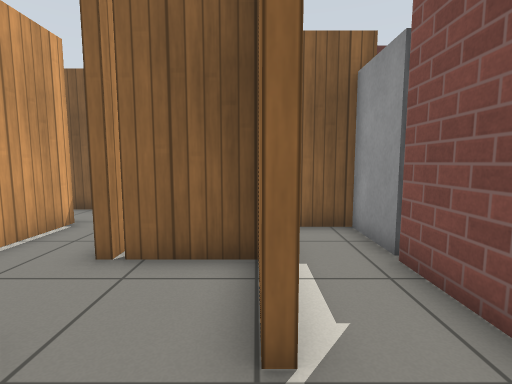
view 1 (above)

18 first-person views from a walk through a Gazebo world. The camera is 0.86 m above the floor, tilts 6° down and sees 85° across. The floor is counted in squares, 0.5 m on a side. Each view is taken from the middle of a square. On the plan, view 1 faces up. The plan holds only what a view shows up to about 15 squares ahead; the rest is blank. Gazebo's built-in surfaces are drawn with simple patterns.

view 2
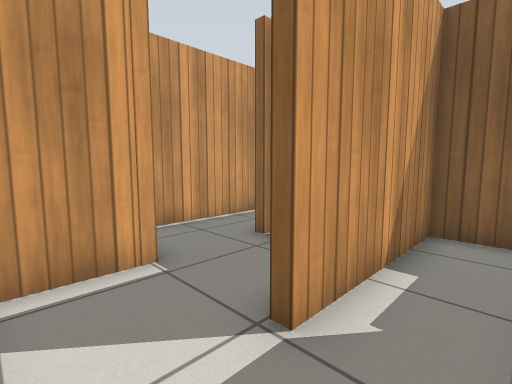

view 3
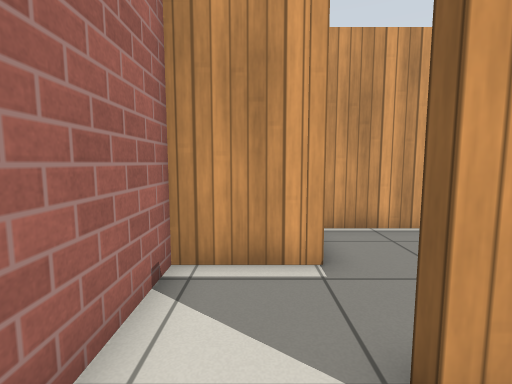

view 4
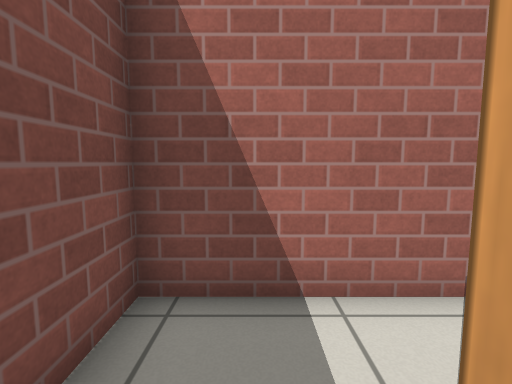

view 5
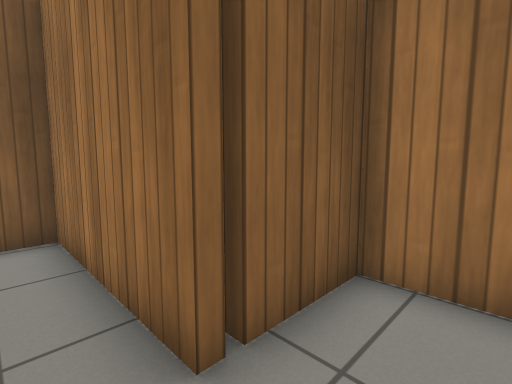

view 6
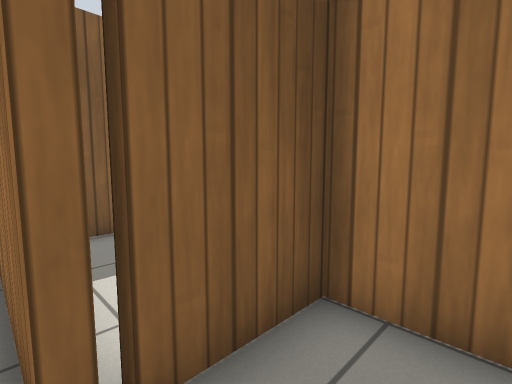

view 7
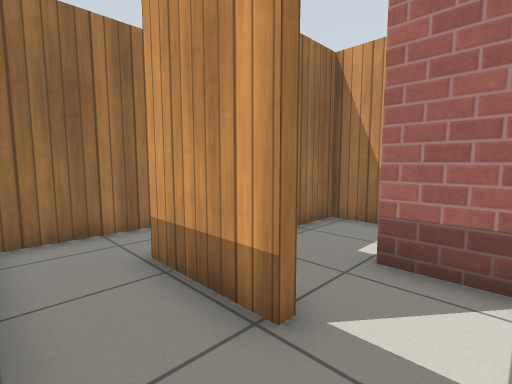

view 8
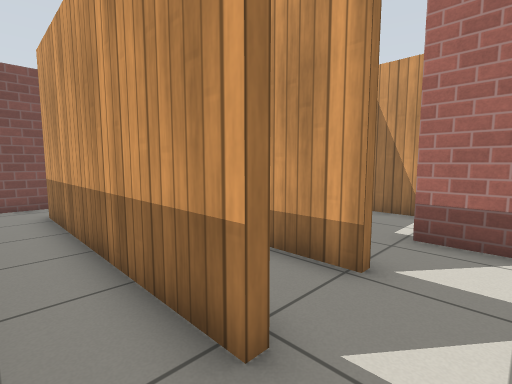

view 9
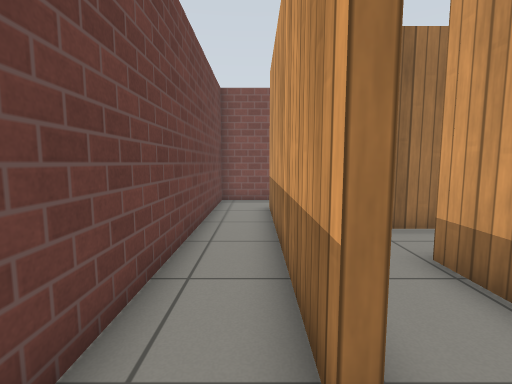

view 10
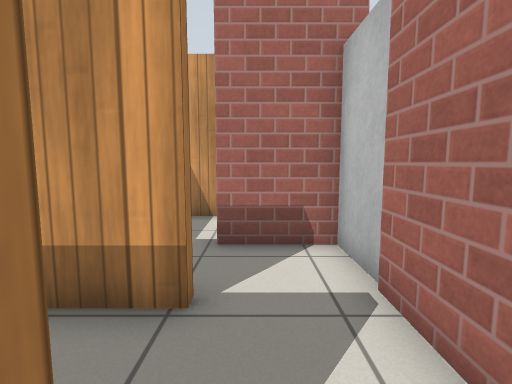

view 11
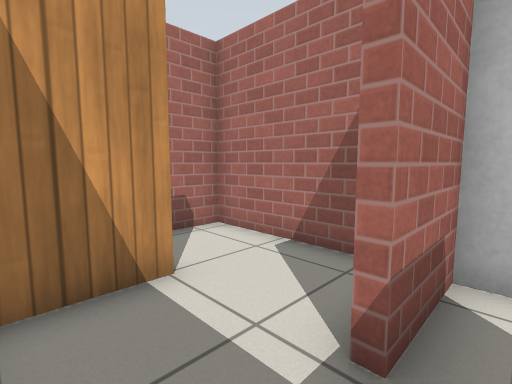

view 12
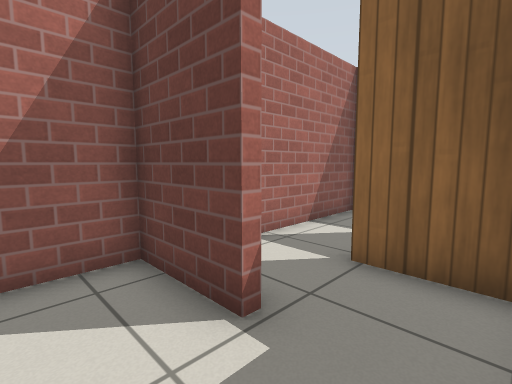

view 13
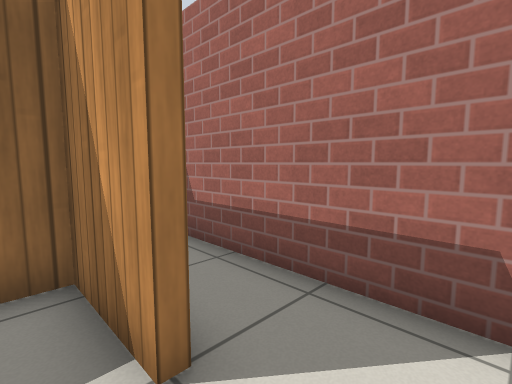

view 14
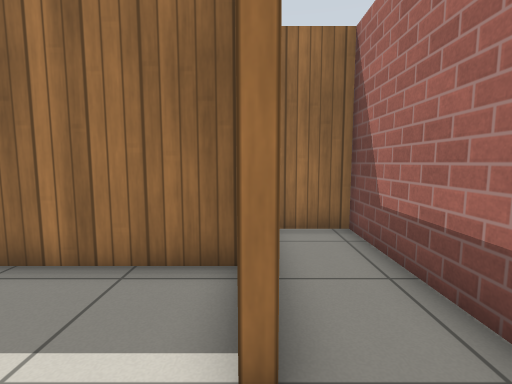

view 15
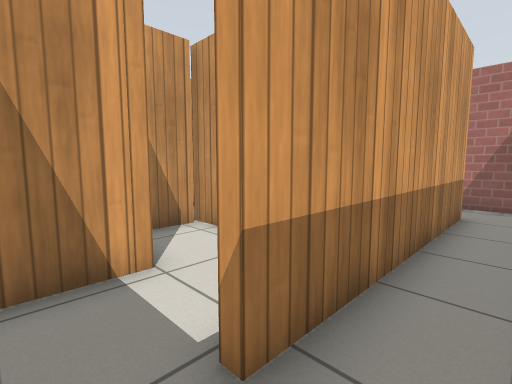

view 16
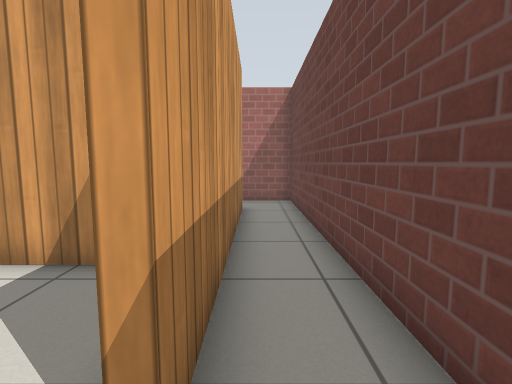

view 17
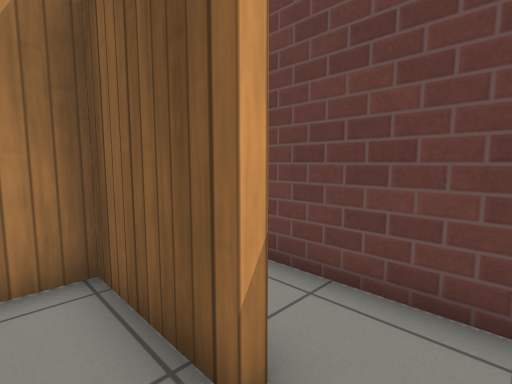

view 18
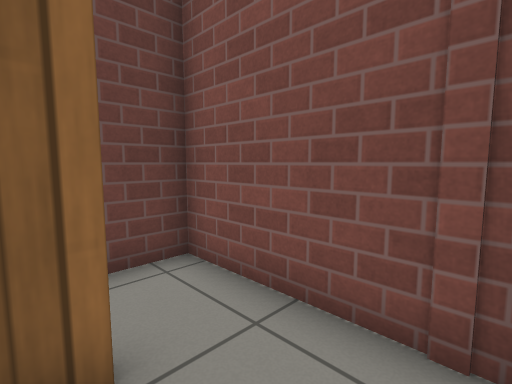

### Floor plan
Ten units are one square. View 1 is at (0, 0); x grows to the right and y downward. Boxes are objects, and circles mark ways between rooms. Rooms are numbered by the first view taken in them; rooms with no view inside come last. Other rooms are left out.
<svg viewBox="-120 -131 152 140">
<path fill="none" stroke="#000" d="M0 -21 0 -48 -24 -48M-26 -23 -26 4 6 4M6 4 25 4 25 -45M3 -45 3 -21M-29 -48 -29 -102 -39 -102M-60 -102 -67 -102M-83 -79 -52 -79 -52 -28M-107 -94 -107 -85M-84 -105 8 -105M27 -95 27 -126 -107 -126 -107 -94M-60 -76 -83 -76M-107 -53 -82 -53 -82 -48M-55 -45 -55 -62M-107 -85 -107 -75M-82 -48 -109 -48 -109 -26M-81 -21 -55 -21 -55 -45M-81 -18 -81 -21M-109 -26 -109 4 -29 4 -29 -15M0 -77 20 -77M27 -80 27 -95M8 -102 -26 -102 -26 -48M-24 -53 -10 -53"/>
<rect x="-115" y="-75" width="10" height="20" fill="#bbb"><title>door leaf</title></rect>
<circle cx="0" cy="-10" r="3" fill="#2a7"/>
<circle cx="-30" cy="-35" r="3" fill="#2a7"/>
<circle cx="-95" cy="-100" r="3" fill="#2a7"/>
<circle cx="-95" cy="-80" r="3" fill="#2a7"/>
<circle cx="15" cy="-100" r="3" fill="#2a7"/>
<circle cx="-70" cy="-50" r="3" fill="#2a7"/>
<circle cx="-95" cy="-20" r="3" fill="#2a7"/>
<circle cx="0" cy="-85" r="3" fill="#2a7"/>
<text x="-10" y="-20">1</text>
<text x="10" y="-20">2</text>
<text x="-40" y="-70">3</text>
<text x="-40" y="-110">4</text>
<text x="-80" y="-60">5</text>
<text x="-80" y="-40">6</text>
<text x="-70" y="-10">7</text>
<text x="10" y="-90">8</text>
<text x="-10" y="-80">9</text>
</svg>
Room 1 opens to room 2. Room 1 opens to room 3. Room 3 opens to room 4. Room 3 opens to room 5. Room 4 opens to room 8. Room 5 opens to room 6. Room 6 opens to room 7. Room 8 opens to room 9.

Where each view was taken, in squares from view 1:
view 1: 0 up, 0 right, facing up
view 2: 0 up, 2 right, facing up-left
view 3: 1 up, 2 right, facing left
view 4: 3 up, 1 right, facing down
view 5: 3 up, 4 left, facing up-right
view 6: 3 up, 3 left, facing up-right
view 7: 10 up, 10 left, facing down-right
view 8: 12 up, 10 left, facing down-right
view 9: 11 up, 10 left, facing right
view 10: 11 up, 9 left, facing down
view 11: 6 up, 6 left, facing down-left
view 12: 3 up, 6 left, facing up-left
view 13: 3 up, 10 left, facing down-right
view 14: 2 up, 10 left, facing right
view 15: 12 up, 2 right, facing down-left
view 16: 11 up, 2 right, facing left
view 17: 9 up, 2 right, facing up-left
view 18: 8 up, 0 right, facing up-right
